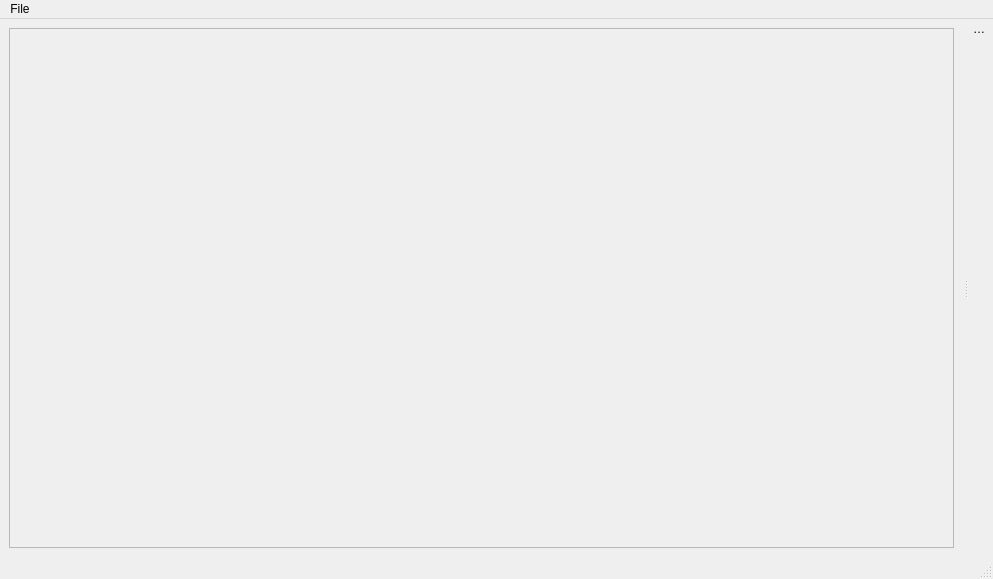
<?xml version="1.0" encoding="UTF-8"?>
<ui version="4.0">
 <class>MainWindow</class>
 <widget class="QMainWindow" name="MainWindow">
  <property name="geometry">
   <rect>
    <x>0</x>
    <y>0</y>
    <width>993</width>
    <height>579</height>
   </rect>
  </property>
  <property name="windowTitle">
   <string>MainWindow</string>
  </property>
  <widget class="QWidget" name="centralwidget">
   <layout class="QVBoxLayout" name="verticalLayout">
    <item>
     <widget class="QScrollArea" name="scrollArea">
      <property name="sizeAdjustPolicy">
       <enum>QAbstractScrollArea::AdjustIgnored</enum>
      </property>
      <property name="widgetResizable">
       <bool>true</bool>
      </property>
      <widget class="QWidget" name="scrollAreaWidgetContents">
       <property name="geometry">
        <rect>
         <x>0</x>
         <y>0</y>
         <width>948</width>
         <height>518</height>
        </rect>
       </property>
       <layout class="QVBoxLayout" name="verticalLayout_2">
        <item>
         <widget class="ImageGridWidget" name="gridImageWidget" native="true"/>
        </item>
       </layout>
      </widget>
     </widget>
    </item>
   </layout>
  </widget>
  <widget class="QMenuBar" name="menubar">
   <property name="geometry">
    <rect>
     <x>0</x>
     <y>0</y>
     <width>993</width>
     <height>19</height>
    </rect>
   </property>
   <widget class="QMenu" name="menuFile">
    <property name="title">
     <string>File</string>
    </property>
    <addaction name="actionFileOpen"/>
   </widget>
   <addaction name="menuFile"/>
  </widget>
  <widget class="QStatusBar" name="statusbar"/>
  <widget class="QDockWidget" name="dockWidget">
   <property name="features">
    <set>QDockWidget::NoDockWidgetFeatures</set>
   </property>
   <property name="allowedAreas">
    <set>Qt::LeftDockWidgetArea|Qt::RightDockWidgetArea</set>
   </property>
   <property name="windowTitle">
    <string>Settings</string>
   </property>
   <attribute name="dockWidgetArea">
    <number>2</number>
   </attribute>
   <widget class="QWidget" name="dockWidgetContents">
    <layout class="QVBoxLayout" name="verticalLayout_3">
     <item>
      <widget class="GridSettingsWidget" name="settingsWidget" native="true"/>
     </item>
    </layout>
   </widget>
  </widget>
  <action name="actionFileOpen">
   <property name="text">
    <string>Open</string>
   </property>
  </action>
 </widget>
 <customwidgets>
  <customwidget>
   <class>ImageGridWidget</class>
   <extends>QWidget</extends>
   <header>src/ui/imagegridwidget.h</header>
   <container>1</container>
  </customwidget>
  <customwidget>
   <class>GridSettingsWidget</class>
   <extends>QWidget</extends>
   <header>src/ui/gridsettingswidget.h</header>
   <container>1</container>
  </customwidget>
 </customwidgets>
 <resources/>
 <connections/>
</ui>
